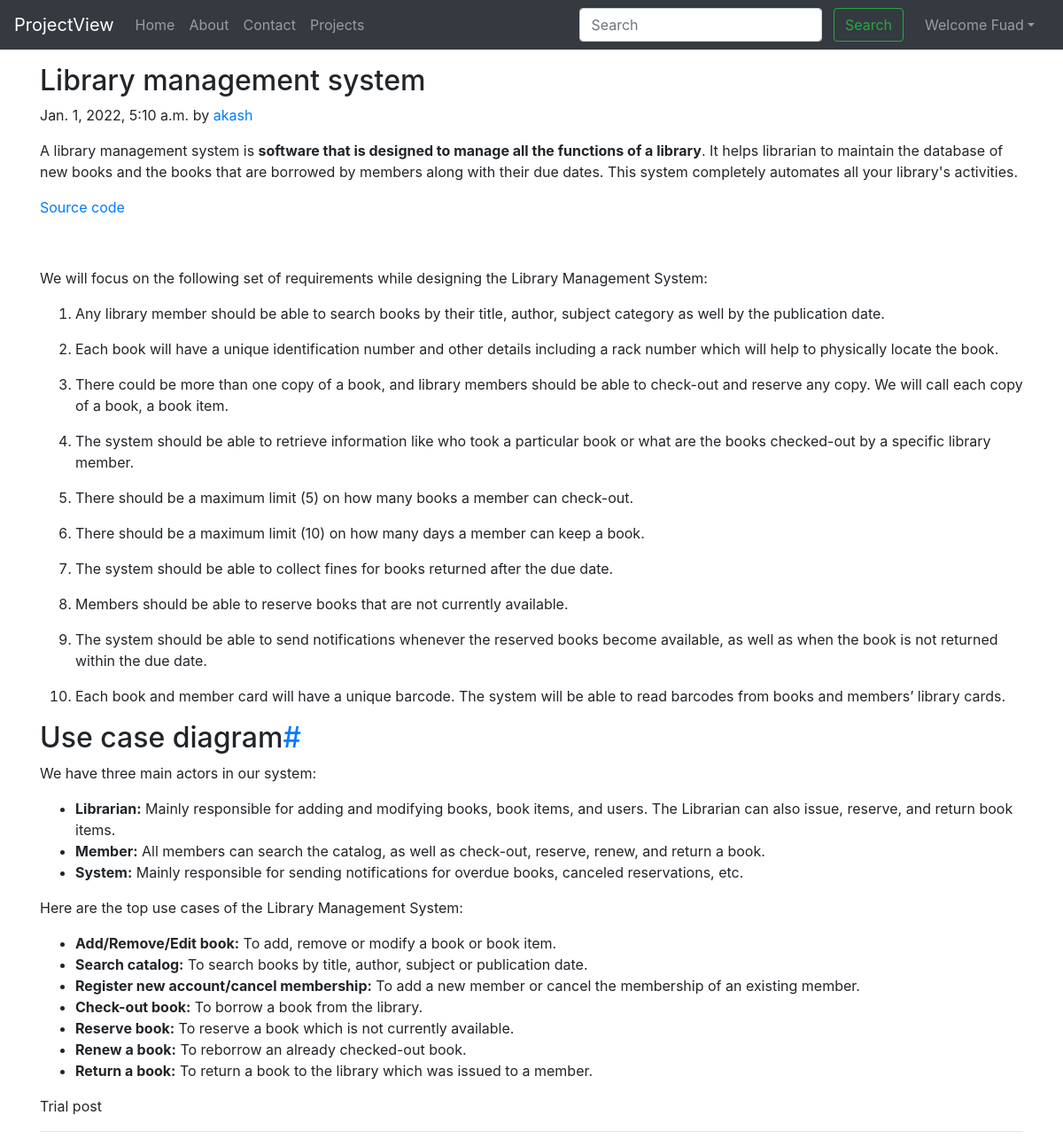
The page /project/first project (signed in) on the database its author committed.
### project/models.py (models this page shows, shortened)
class Post(models.Model):
    sno=models.AutoField(primary_key=True)
    title=models.CharField(max_length=255)
    project_by=models.CharField(max_length=14)
    slug=models.CharField(max_length=130)
    timeStamp=models.DateTimeField(blank=True)
    content= RichTextField(blank=True, null=True)

### project/views.py (the view)
# urls.py: path('<str:slug>', views.projectPost, name="projectPost"),
def projectPost(request, slug):
    post=Post.objects.filter(slug=slug).first()
    context={"post":post}
    return render(request, "project/projectPost.html", context)

### templates/project/projectPost.html (shortened to what this page needs)
{% extends 'base.html' %}
{% block body %}
<div class="container my-3">
<div class="blog-post">
        <h2 class="blog-post-title">{{post.title}}</h2>
        <p class="blog-post-meta">{{post.timeStamp}} by <a href="#">{{post.project_by}}</a></p>
        <p>{{post.content|safe}}</p>
        <hr>
      </div>
      </div>
 {% endblock %}

### templates/base.html (shortened to what this page needs)
<!doctype html>
<html lang="en">
  <head>
    <link rel="stylesheet" href="https://stackpath.bootstrapcdn.com/bootstrap/4.5.2/css/bootstrap.min.css">
  </head>
  <body>
    <nav class="navbar navbar-expand-lg navbar-dark bg-dark">
        <a class="navbar-brand" href="/">ProjectView</a>
        <div class="collapse navbar-collapse" id="navbarSupportedContent">
          <ul class="navbar-nav mr-auto">
            <li class="nav-item {% block homeactive %}  {% endblock homeactive %}">
              <a class="nav-link" href="/">Home <span class="sr-only">(current)</span></a>
            </li>
            <li class="nav-item {% block aboutactive %}  {% endblock aboutactive %}" >
              <a class="nav-link" href="/about">About</a>
            </li>
            <li class="nav-item {% block contactactive %}  {% endblock contactactive %} ">
              <a class="nav-link" href="/contact">Contact</a>
            </li>
            <li class="nav-item {% block blogactive %}  {% endblock blogactive %} ">
              <a class="nav-link" href="/project">Projects</a>
            </li>
          </ul>
          <div class="ml-auto form-inline ">
          <form method="get" action="/search"class="my-2 my-lg-0 mx-3">
            <input class="form-control mr-sm-2" type="search" placeholder="Search" aria-label="Search" name="query" id="query">
            <button class="btn btn-outline-success my-2 my-sm-0 " type="submit">Search</button>
          </form>
{% if user.is_authenticated %}
<ul class="navbar-nav mr-2">
<li class="nav-item dropdown">
<a class="nav-link dropdown-toggle" href='#' id="navbarDropdown" role="button" data-toggle="dropdown"> Welcome {{request.user}}</a>
      </li>
      </ul>
      </div>
{% endif %}
        </div>
      </nav>
      {% block body %}  {% endblock body %}
  </body>
</html>

### rows shown on the page
Post: title "Library management system", timeStamp "Jan. 1, 2022, 5:10 a.m.", project_by "akash", content "A library management system is software that is designed to manage all the functions of a library . It helps librarian to maintain the database of new books and the books that are borrowed by members along with their due dates. This system completely automates all your library's activities. Source code We will focus on the following set of requirements while designing the Library Management System: Any library member should be able to search books by their title, author, subject category as well by the publication date. Each book will have a unique identification number and other details including a rack number which will help to physically locate the book. There could be more than one copy…"

### other values the page prints
{{ request.user }} "Fuad"
